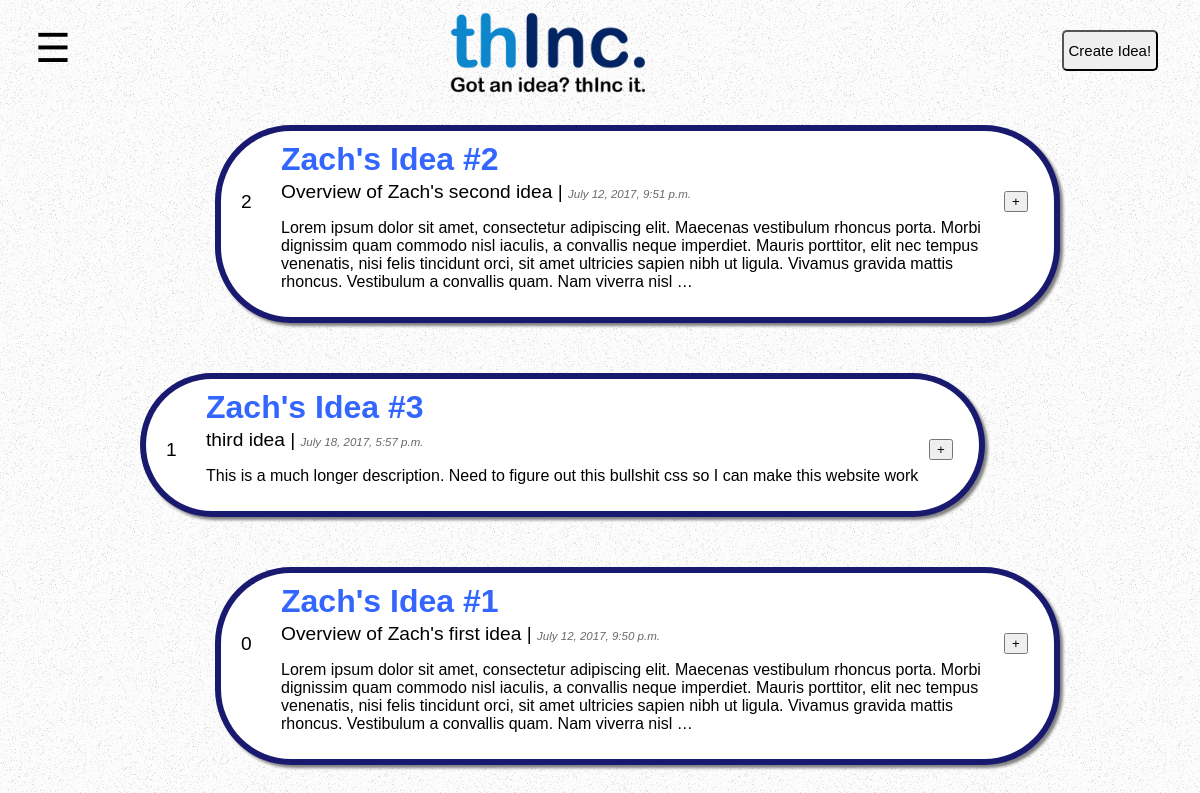
Before: /my_ideas/ (signed in) with the older database file.
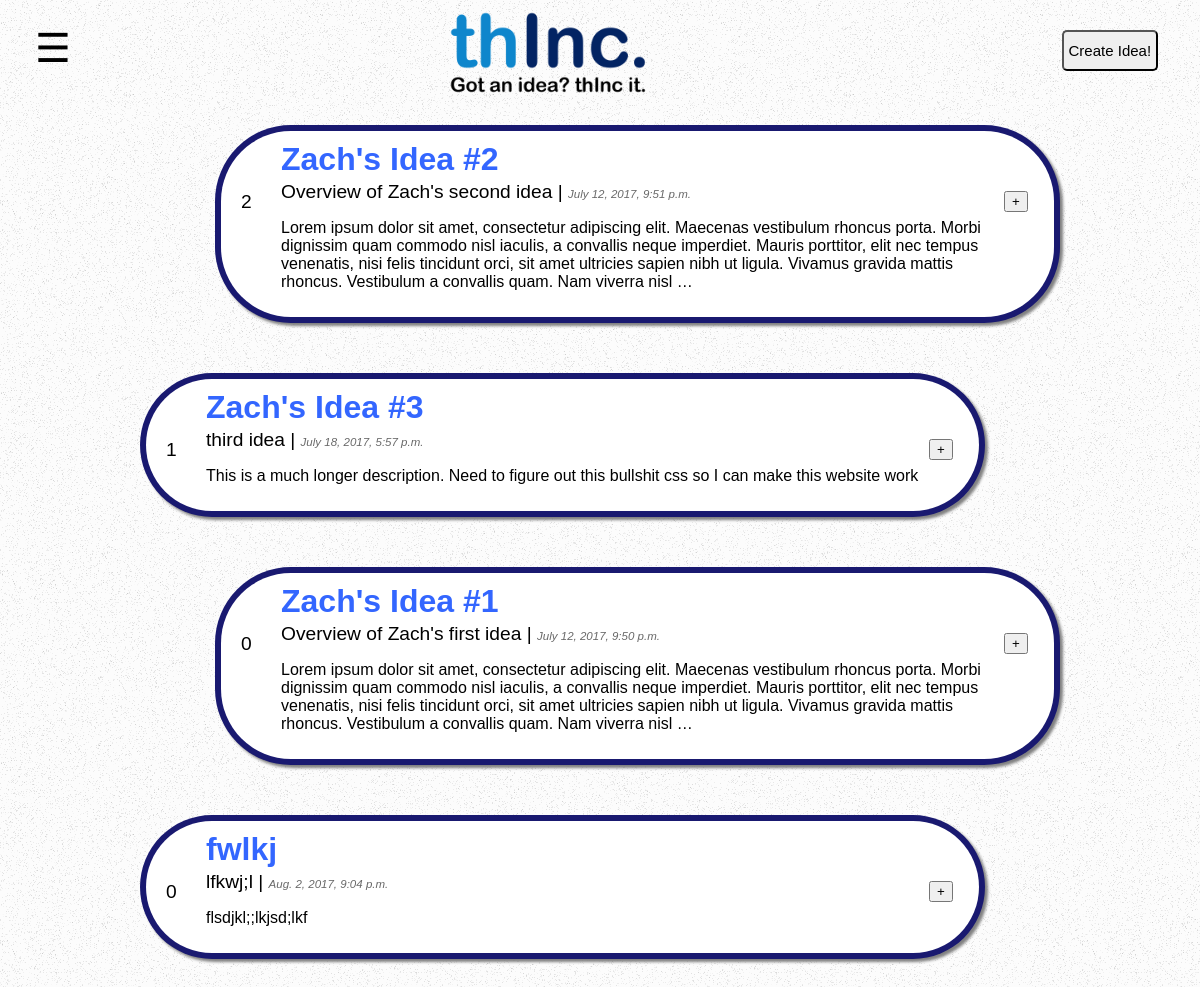
After: the same page with the newer database file.
### thinc/models.py (models this page shows, shortened)
class Idea(models.Model):
	user = models.ForeignKey('auth.User')
	name = models.CharField(max_length=255, default="", editable=True)
	overview = models.TextField()
	description = models.TextField()
	published_date = models.DateTimeField(auto_now_add=True, null=True)
	updated_date = models.DateTimeField(auto_now=True, auto_now_add=False, null=True)
	votes = models.IntegerField(default=0)
	slug = models.SlugField(unique=True)

### thinc/views.py (the view)
# urls.py: url(r'^my_ideas/$', views.my_ideas, name='my_ideas'),
def my_ideas(request):
	logged_in_user = request.user
	ideas = Idea.objects.filter(user = logged_in_user)
	ideas = ideas.order_by("-votes")
	return render(request, 'ideas/my_ideas.html', {
			'ideas': ideas
		})

### thinc/templates/ideas/my_ideas.html (shortened to what this page needs)
{% extends 'base.html' %}
{% block content %}
<div class="block">
<ul>
    {% for idea in ideas %}
    <li>
        <div class="idea_section">
            <div class="idea_outer">
                <div class="idea">
                    <div class="voting">
                        <form role="form" method="post">
                            <input type="submit" name="voteup" value="+">
                        </form>
                    </div>
                    <div class="votes">
                        <h3>{{ idea.votes }}</h3>
                    </div>
                    <div class="the_rest">
                        <h2>
                            <a class="idea_name" href="{% url 'idea_detail' slug=idea.slug %}">{{ idea.name }}
                            </a>
                        </h2>
                        <h3>{{ idea.overview }} | <span class="published_date">{{ idea.published_date }}</span></h3>
                        <p>{{ idea.description|truncatewords:50 }}</p>
                    </div>
                </div>
            </div>
        </div>
    </li>
    {% endfor %}
</ul>
</div>
{% endblock content %}

Changed rows visible on the page:
added Idea: votes "0", name "fwlkj", overview "lfkwj;l", published_date "Aug. 2, 2017, 9:04 p.m.", description "flsdjkl;;lkjsd;lkf"
